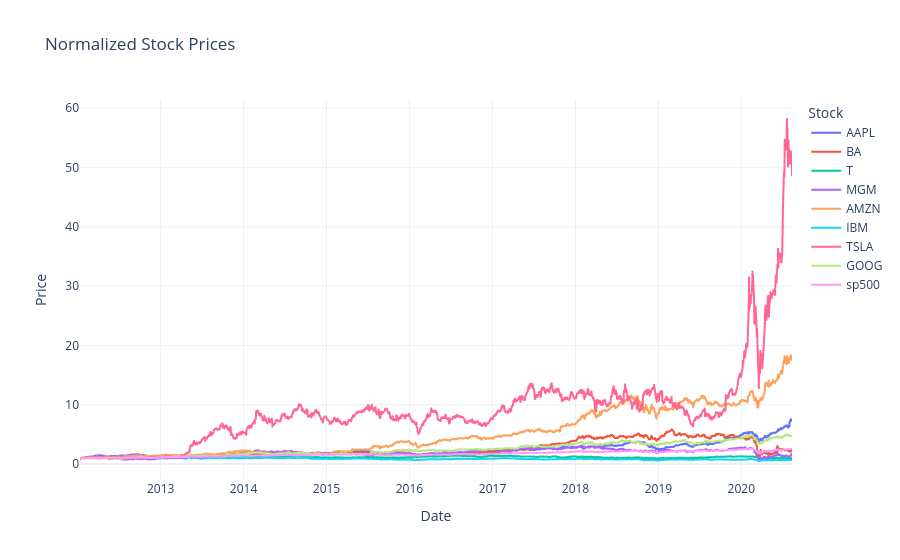

This figure's notebook cell:
### Code cell
interactive_plot(normalized_df)

### Figure 1 — Plotly figure (JSON) as saved in the notebook; plotly's stock layout.template omitted (floating-point values rounded to 4 significant figures; data arrays with more than 128 entries replaced by an {"elided": "..."} marker saying what was removed)
{"data": [{"hovertemplate": "Stock=AAPL<br>Date=%{x}<br>Price=%{y}<extra></extra>", "legendgroup": "AAPL", "line": {"color": "#636efa", "dash": "solid"}, "marker": {"symbol": "circle"}, "mode": "lines", "name": "AAPL", "showlegend": true, "type": "scattergl", "x": {"elided": "2159 str values"}, "xaxis": "x", "y": {"elided": "2159 float values"}, "yaxis": "y"}, {"hovertemplate": "Stock=BA<br>Date=%{x}<br>Price=%{y}<extra></extra>", "legendgroup": "BA", "line": {"color": "#EF553B", "dash": "solid"}, "marker": {"symbol": "circle"}, "mode": "lines", "name": "BA", "showlegend": true, "type": "scattergl", "x": {"elided": "2159 str values"}, "xaxis": "x", "y": {"elided": "2159 float values"}, "yaxis": "y"}, {"hovertemplate": "Stock=T<br>Date=%{x}<br>Price=%{y}<extra></extra>", "legendgroup": "T", "line": {"color": "#00cc96", "dash": "solid"}, "marker": {"symbol": "circle"}, "mode": "lines", "name": "T", "showlegend": true, "type": "scattergl", "x": {"elided": "2159 str values"}, "xaxis": "x", "y": {"elided": "2159 float values"}, "yaxis": "y"}, {"hovertemplate": "Stock=MGM<br>Date=%{x}<br>Price=%{y}<extra></extra>", "legendgroup": "MGM", "line": {"color": "#ab63fa", "dash": "solid"}, "marker": {"symbol": "circle"}, "mode": "lines", "name": "MGM", "showlegend": true, "type": "scattergl", "x": {"elided": "2159 str values"}, "xaxis": "x", "y": {"elided": "2159 float values"}, "yaxis": "y"}, {"hovertemplate": "Stock=AMZN<br>Date=%{x}<br>Price=%{y}<extra></extra>", "legendgroup": "AMZN", "line": {"color": "#FFA15A", "dash": "solid"}, "marker": {"symbol": "circle"}, "mode": "lines", "name": "AMZN", "showlegend": true, "type": "scattergl", "x": {"elided": "2159 str values"}, "xaxis": "x", "y": {"elided": "2159 float values"}, "yaxis": "y"}, {"hovertemplate": "Stock=IBM<br>Date=%{x}<br>Price=%{y}<extra></extra>", "legendgroup": "IBM", "line": {"color": "#19d3f3", "dash": "solid"}, "marker": {"symbol": "circle"}, "mode": "lines", "name": "IBM", "showlegend": true, "type": "scattergl", "x": {"elided": "2159 str values"}, "xaxis": "x", "y": {"elided": "2159 float values"}, "yaxis": "y"}, {"hovertemplate": "Stock=TSLA<br>Date=%{x}<br>Price=%{y}<extra></extra>", "legendgroup": "TSLA", "line": {"color": "#FF6692", "dash": "solid"}, "marker": {"symbol": "circle"}, "mode": "lines", "name": "TSLA", "showlegend": true, "type": "scattergl", "x": {"elided": "2159 str values"}, "xaxis": "x", "y": {"elided": "2159 float values"}, "yaxis": "y"}, {"hovertemplate": "Stock=GOOG<br>Date=%{x}<br>Price=%{y}<extra></extra>", "legendgroup": "GOOG", "line": {"color": "#B6E880", "dash": "solid"}, "marker": {"symbol": "circle"}, "mode": "lines", "name": "GOOG", "showlegend": true, "type": "scattergl", "x": {"elided": "2159 str values"}, "xaxis": "x", "y": {"elided": "2159 float values"}, "yaxis": "y"}, {"hovertemplate": "Stock=sp500<br>Date=%{x}<br>Price=%{y}<extra></extra>", "legendgroup": "sp500", "line": {"color": "#FF97FF", "dash": "solid"}, "marker": {"symbol": "circle"}, "mode": "lines", "name": "sp500", "showlegend": true, "type": "scattergl", "x": {"elided": "2159 str values"}, "xaxis": "x", "y": {"elided": "2159 float values"}, "yaxis": "y"}], "layout": {"legend": {"title": {"text": "Stock"}, "tracegroupgap": 0}, "title": {"text": "Normalized Stock Prices"}, "xaxis": {"anchor": "y", "domain": [0, 1], "title": {"text": "Date"}}, "yaxis": {"anchor": "x", "domain": [0, 1], "title": {"text": "Price"}}}}
